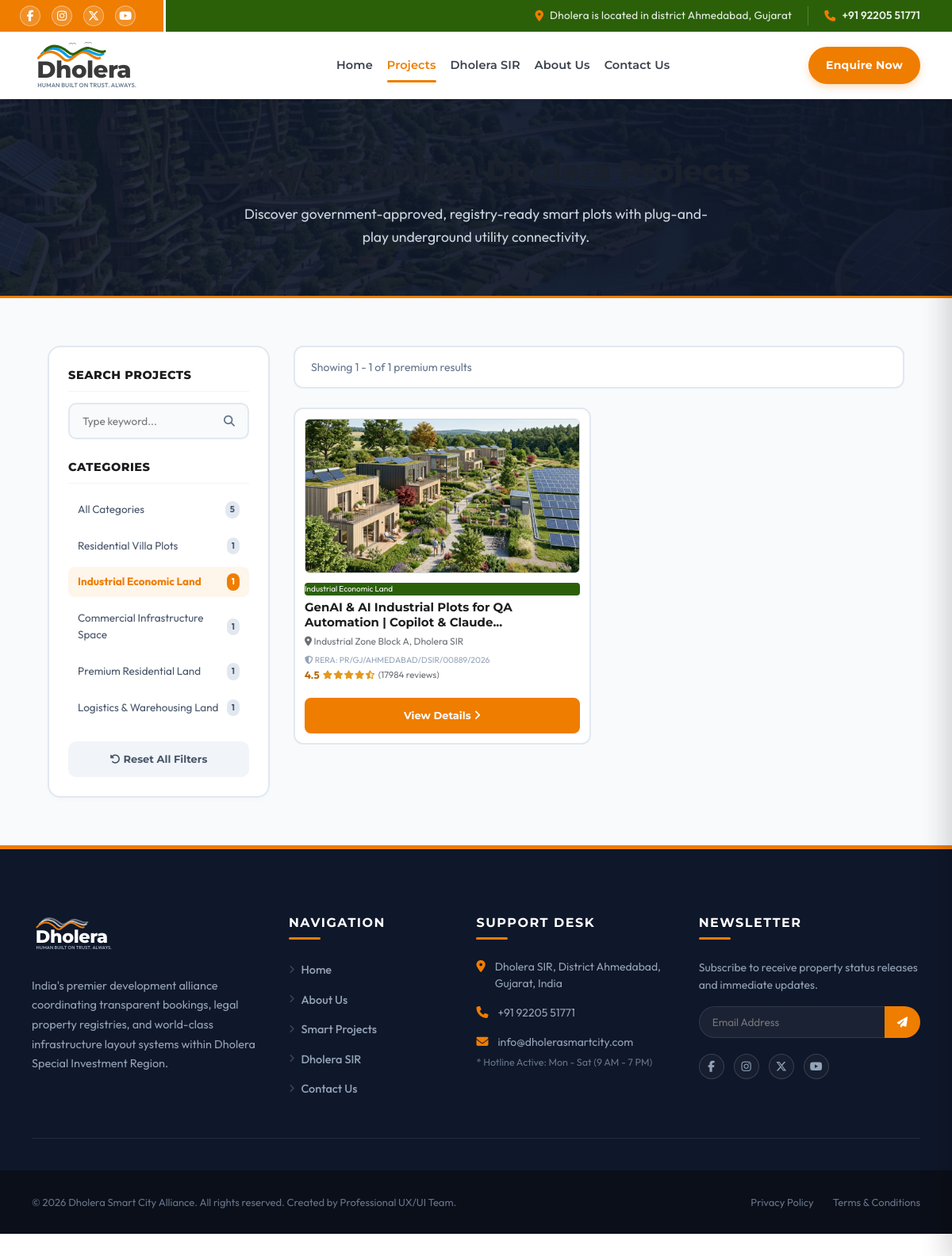
Screenshot of /projects.php?category=Industrial+Economic+Land with the database file from the repository.
### tables this page shows
CREATE TABLE IF NOT EXISTS `projects` (
  `id` INT AUTO_INCREMENT PRIMARY KEY,
  `title` VARCHAR(255) NOT NULL,
  `category` VARCHAR(150) NOT NULL,
  `rating` DECIMAL(2,1) DEFAULT 4.5,
  `reviews` VARCHAR(50) DEFAULT '0',
  `location` VARCHAR(255) NOT NULL,
  `main_image` VARCHAR(255) NOT NULL,
  `thumbs` TEXT,  
  `price` VARCHAR(100) NOT NULL,
  `price_sub` VARCHAR(255) NOT NULL,
  `rera` VARCHAR(150) NOT NULL,
  `size` VARCHAR(100) NOT NULL,
  `status` VARCHAR(100) NOT NULL,
  `road` VARCHAR(150) NOT NULL,
  `power` VARCHAR(150) NOT NULL,
  `water` VARCHAR(150) NOT NULL,
  `description` TEXT NOT NULL,
  `amenities` TEXT,  
  `seo_title` VARCHAR(255) DEFAULT NULL,
  `seo_description` TEXT DEFAULT NULL,
  `seo_keywords` TEXT DEFAULT NULL,
  `created_at` TIMESTAMP DEFAULT CURRENT_TIMESTAMP
);

### projects.php (the view, shortened to what this page needs)
<?php
require_once 'includes/db.php';
$search = isset($_GET['search']) ? trim($_GET['search']) : '';
$category = isset($_GET['category']) ? trim($_GET['category']) : '';
$page = isset($_GET['page']) && is_numeric($_GET['page']) ? (int)$_GET['page'] : 1;
$limit = 4;
$offset = ($page - 1) * $limit;
$catCounts = [];
try {
    $countsStmt = $pdo->query("SELECT category, COUNT(*) as cnt FROM projects GROUP BY category");
    while ($row = $countsStmt->fetch()) {
        $catCounts[$row['category']] = $row['cnt'];
    }
} catch (PDOException $e) {
}
$sql = "SELECT * FROM projects WHERE 1=1";
$countSql = "SELECT COUNT(*) FROM projects WHERE 1=1";
$params = [];
if (!empty($category)) {
    $sql .= " AND category = :category";
    $countSql .= " AND category = :category";
    $params[':category'] = $category;
}
$sql .= " ORDER BY id ASC";
try {
    $countStmt = $pdo->prepare($countSql);
    $countStmt->execute($params);
    $total_records = (int)$countStmt->fetchColumn();
} catch (PDOException $e) {
    $total_records = 0;
}
try {
    $stmt = $pdo->prepare($sql . " LIMIT :limit OFFSET :offset");
    foreach ($params as $key => $val) {
        $stmt->bindValue($key, $val);
    }
    $stmt->bindValue(':limit', (int)$limit, PDO::PARAM_INT);
    $stmt->bindValue(':offset', (int)$offset, PDO::PARAM_INT);
    $stmt->execute();
    $projects_list = $stmt->fetchAll();
} catch (PDOException $e) {
    $projects_list = [];
}
if (!function_exists('renderListStars')) {
    function renderListStars($rating) {
        $full = floor($rating);
        $half = ($rating - $full) >= 0.5 ? 1 : 0;
        $empty = 5 - ($full + $half);
        $starsHtml = '';
        for ($i = 0; $i < $full; $i++) {
            $starsHtml .= '<i class="fa-solid fa-star"></i>';
        }
        if ($half) {
            $starsHtml .= '<i class="fa-solid fa-star-half-stroke"></i>';
        }
        for ($i = 0; $i < $empty; $i++) {
            $starsHtml .= '<i class="fa-regular fa-star"></i>';
        }
        return $starsHtml;
    }
}
$allCategories = [
    'Residential Villa Plots',
    'Industrial Economic Land',
    'Commercial Infrastructure Space',
    'Premium Residential Land',
    'Logistics & Warehousing Land'
];
?>
<!DOCTYPE html>
<html lang="en">
<head>
  <link rel="stylesheet" href="https://cdnjs.cloudflare.com/ajax/libs/font-awesome/6.5.2/css/all.min.css">
  <link rel="stylesheet" href="assets/css/main.css">
  <link rel="stylesheet" href="assets/css/projects.css">
  <link rel="stylesheet" href="assets/css/projects-list.css">
</head>
<body>
  <?php include 'includes/header.php'; ?>
  <section class="dh-projlist-hero">
    <h1>Explore Premium Dholera Projects</h1>
    <p>Discover government-approved, registry-ready smart plots with plug-and-play underground utility connectivity.</p>
  </section>
  <section class="dh-projlist-section">
    <div class="dh-projlist-container">
      <aside class="dh-projlist-sidebar">
        <div>
          <h3 class="dh-sidebar-widget-title">Search Projects</h3>
          <form method="GET" action="projects.php" class="dh-search-box">
            <input type="text" name="search" class="dh-search-input" placeholder="Type keyword..." value="<?php echo htmlspecialchars($search); ?>">
            <button type="submit" class="dh-search-btn" aria-label="Submit Search">
              <i class="fa-solid fa-magnifying-glass"></i>
            </button>
          </form>
        </div>
        <div>
          <h3 class="dh-sidebar-widget-title">Categories</h3>
          <div class="dh-filter-list">
            <a href="projects.php?<?php echo !empty($search) ? 'search='.urlencode($search) : ''; ?>" class="dh-filter-link <?php echo empty($category) ? 'active' : ''; ?>">
              <span>All Categories</span>
              <span class="dh-filter-count"><?php echo array_sum($catCounts); ?></span>
            </a>
            <?php foreach ($allCategories as $cat): ?>
              <?php
              $activeClass = ($category === $cat) ? 'active' : '';
              $countVal = isset($catCounts[$cat]) ? $catCounts[$cat] : 0;
              $catQuery = 'category=' . urlencode($cat) . (!empty($search) ? '&search=' . urlencode($search) : '');
              ?>
              <a href="projects.php?<?php echo $catQuery; ?>" class="dh-filter-link <?php echo $activeClass; ?>">
                <span><?php echo htmlspecialchars($cat); ?></span>
                <span class="dh-filter-count"><?php echo $countVal; ?></span>
              </a>
            <?php endforeach; ?>
          </div>
        </div>
        <?php if (!empty($search) || !empty($category)): ?>
          <a href="projects.php" class="dh-reset-btn">
            <i class="fa-solid fa-rotate-left mr-1"></i> Reset All Filters
          </a>
        <?php endif; ?>
      </aside>
      <main class="dh-projlist-main">
        <div class="dh-projlist-header-bar">
          <p class="dh-results-count">
            Showing <?php echo empty($projects_list) ? 0 : ($offset + 1); ?> - <?php echo min($offset + $limit, $total_records); ?> of <?php echo $total_records; ?> premium results
          </p>
        </div>
        <div class="dh-projlist-grid">
          <?php if (empty($projects_list)): ?>
            <div style="grid-column: span 3; text-align: center; padding: 60px 20px; background: #ffffff; border: 2px dashed #cbd5e1; border-radius: 12px; color: #64748b;">
              <i class="fa-solid fa-folder-open fa-3x mb-3" style="color: #cbd5e1;"></i>
              <h3 style="font-family: 'Montserrat', sans-serif; font-weight: 700; color: #334155; margin-bottom: 8px;">No Smart Plots Found</h3>
              <p style="margin: 0; font-size: 14px;">Try loosening your keyword search or select "All Categories" to see available smart plots.</p>
            </div>
          <?php else: ?>
            <?php foreach ($projects_list as $proj): ?>
              <a href="project-details.php?id=<?php echo $proj['id']; ?>" class="dh-project-card">
                <div class="dh-project-card-image-box">
                  <img src="<?php echo htmlspecialchars($proj['main_image']); ?>" alt="<?php echo htmlspecialchars($proj['title']); ?>" class="dh-project-card-image" loading="lazy">
                </div>
                <div class="dh-project-card-body">
                  <span class="badge badge-success px-2 py-1 mb-2 font-weight-bold" style="font-size: 10px; display: inline-block; background-color: var(--dh-green, #2b6009); color: #fff; border-radius: 4px;"><?php echo htmlspecialchars($proj['category']); ?></span>
                  <h3 class="dh-project-card-title" title="<?php echo htmlspecialchars($proj['title']); ?>">
                    <?php echo htmlspecialchars($proj['title']); ?>
                  </h3>
                  <p class="dh-project-card-author text-muted" style="margin-bottom: 2px;">
                    <i class="fa-solid fa-location-dot text-danger mr-1"></i> <?php echo htmlspecialchars($proj['location']); ?>
                  </p>
                  <p class="dh-project-card-rera">
                    <i class="fa-solid fa-shield-halved text-success mr-1"></i> RERA: <?php echo htmlspecialchars($proj['rera']); ?>
                  </p>
                  <div class="dh-project-card-rating mt-2">
                    <span class="dh-project-rating-val"><?php echo number_format($proj['rating'], 1); ?></span>
                    <span class="dh-project-stars">
                      <?php echo renderListStars($proj['rating']); ?>
                    </span>
                    <span class="dh-project-reviews-count">(<?php echo htmlspecialchars($proj['reviews']); ?> reviews)</span>
                  </div>
                  <div class="dh-project-btn-box">
                    <span class="dh-project-view-btn" style="display: block; text-align: center;">View Details <i class="fa-solid fa-angle-right"></i></span>
                  </div>
                </div>
              </a>
            <?php endforeach; ?>
          <?php endif; ?>
        </div>
      </main>
    </div>
  </section>
  <?php include 'includes/footer.php'; ?>
</body>
</html>

### assets/css/main.css (style rules this page uses)
body { margin: 0; padding: 0; font-family: 'Outfit', sans-serif; color: #333333; background-color: #ffffff; scroll-behavior: smooth; line-height: 1.6; }
html { scroll-padding-top: var(--dh-header-shrink-height); }
h1, h2, h3, h4, h5, h6 { font-family: 'Montserrat', sans-serif; font-weight: 700; color: #1a202c; margin-top: 0; }

### assets/css/projects.css (style rules this page uses)
.dh-project-card { flex-shrink: 0; width: calc(25% - 12px); min-width: 250px; background-color: #ffffff; border: 2px solid #e2e8f0; border-radius: 12px; padding: 12px; overflow: hidden; display: flex; flex-direction: column; text-decoration: none; cursor: pointer; box-sizing: border-box; transition: all 0.3s cubic-bezier(0.25, 1, 0.5, 1); }
.dh-project-card-image-box { width: 100%; aspect-ratio: 16 / 9; border-radius: 6px; overflow: hidden; border: 1px solid #d1d7dc; box-sizing: border-box; position: relative; background-color: #f8fafc; }
.dh-project-card-image { width: 100%; height: 100%; object-fit: cover; display: block; transition: transform 0.3s ease; }
.dh-project-card-body { padding: 12px 0 0 0; display: flex; flex-direction: column; flex-grow: 1; }
.dh-project-card-title { font-family: 'Montserrat', sans-serif; font-size: 15px; font-weight: 700; line-height: 1.25; color: #1c1d1f; margin: 6px 0 4px 0; display: -webkit-box; -webkit-line-clamp: 2; -webkit-box-orient: vertical; overflow: hidden; text-overflow: ellipsis; min-height: 38px; }
.dh-project-card-author { font-family: 'Outfit', sans-serif; font-size: 12px; color: #6a6f73; margin: 0 0 4px 0; overflow: hidden; white-space: nowrap; text-overflow: ellipsis; }
.dh-project-card-rating { display: flex; align-items: center; gap: 4px; font-size: 12px; color: #6a6f73; margin-bottom: 4px; }
.dh-project-rating-val { font-weight: 700; color: #b4690e; font-size: 13px; }
.dh-project-stars { display: flex; gap: 1px; }
.dh-project-stars i { color: #e5981d; font-size: 11px; }
.dh-project-reviews-count { font-size: 11.5px; color: #6a6f73; }
.dh-project-btn-box { margin-top: auto; padding-top: 14px; width: 100%; box-sizing: border-box; }
.dh-project-view-btn { width: 100%; background-color: var(--dh-orange, #ef7d00); color: #ffffff; font-family: 'Montserrat', sans-serif; font-size: 13px; font-weight: 700; padding: 10px 16px; border: 2px solid var(--dh-orange, #ef7d00); border-radius: 8px; cursor: pointer; display: flex; align-items: center; justify-content: center; gap: 6px; box-sizing: border-box; transition: all 0.3s cubic-bezier(0.25, 1, 0.5, 1); }
.dh-project-view-btn i { transition: transform 0.2s ease; font-size: 14px; }
@media (max-width: 1200px) { .dh-project-card { width: calc(33.333% - 11px); } }

### assets/css/header.css (style rules this page uses)
:root { --dh-orange: #ef7d00; --dh-orange-hover: #d46c00; --dh-orange-light: rgba(239, 125, 0, 0.1); --dh-green: #2b6009; --dh-green-hover: #1e4505; --dh-dark: #222222; --dh-grey-text: #555555; --dh-light-grey: #f7f9fa; --dh-white: #ffffff; --dh-border-color: #e2e8f0; --dh-font-main: 'Montserrat', 'Outfit', -apple-system, BlinkMacSystemFont, "Segoe UI", Roboto, sans-serif; --dh-font-sub: 'Outfit', sans-serif; --dh-transition-fast: all 0.2s cubic-bezier(0.4, 0, 0.2, 1); --dh-transition-smooth: all 0.4s cubic-bezier(0.4, 0, 0.2, 1); --dh-shadow-sm: 0 2px 4px rgba(0, 0, 0, 0.05); --dh-shadow-md: 0 4px 6px -1px rgba(0, 0, 0, 0.1), 0 2px 4px -1px rgba(0, 0, 0, 0.06); --dh-shadow-lg: 0 10px 15px -3px rgba(0, 0, 0, 0.1), 0 4px 6px -2px rgba(0, 0, 0, 0.05); --dh-header-height: 125px; --dh-header-shrink-height: 85px; --dh-topbar-height: 40px; }

### rows the page displays
projects: main_image (picture), category "Industrial Economic Land", title "GenAI & AI Industrial Plots for QA Automation | Copilot & Claude...", location "Industrial Zone Block A, Dholera SIR", rera "PR/GJ/AHMEDABAD/DSIR/00889/2026", rating "4.5", reviews "17984"

### other values shown
array_sum($catCounts) "5"
$cat "Residential Villa Plots"
$countVal "1"
$cat "Industrial Economic Land"
$cat "Commercial Infrastructure Space"
$cat "Premium Residential Land"
$cat "Logistics & Warehousing Land"
$offset + 1 "1"
min($offset + $limit, $total_records) "1"
$total_records "1"
